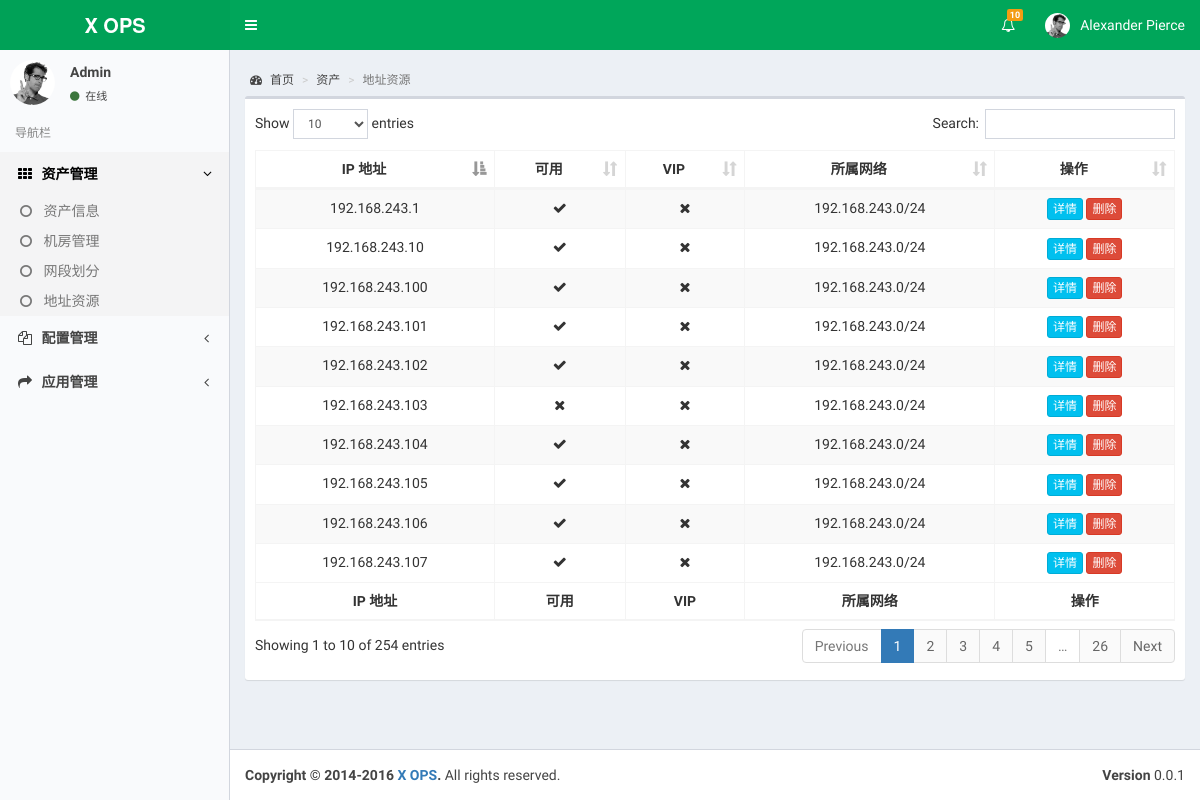
The page /address on the database its author committed.
### cmdb/models.py (models this page shows, shortened)
class IpAddress(models.Model):
    ip_address = models.CharField('IP地址', max_length=20)
    network = models.ForeignKey(Network)
    is_vip = models.BooleanField('是否是vip', default=False)
    class Meta:
        verbose_name = 'IP地址'
        verbose_name_plural = verbose_name
        ordering = ['-ip_address']
    @property
    def is_used(self):
        if self.asset_set.count() == 1:
            return True
        else:
            return False
    def __unicode__(self):
        return self.ip_address
    __str__ = __unicode__

class Network(models.Model):
    usage = models.CharField('用途', max_length=100)
    subnet = models.CharField('子网', max_length=20)
    netmask = models.PositiveSmallIntegerField('网络掩码')
    idc = models.ForeignKey(Idc)
    date = models.DateTimeField('添加时间', auto_now=True)
    class Meta:
        verbose_name = '网络'
        verbose_name_plural = verbose_name
    def __unicode__(self):
        return "%s/%d" % (self.subnet, self.netmask)
    __str__ = __unicode__

### cmdb/views.py (the view)
# urls.py: url(r'^address$', views.IpAddressListView.as_view(), name='address'),
class IpAddressListView(ListView):
    model = models.IpAddress
    context_object_name = 'addresses'
    template_name = 'cmdb/address.html'

### cmdb/templates/cmdb/address.html (shortened to what this page needs)
{% extends 'base.html' %}
{% block custom_css %}
<link rel="stylesheet" href="/static/css/dataTables.bootstrap.min.css">
{% endblock %}
{% block content %}
  <div class="content-wrapper">
    <section class="content-header">
      <ol class="breadcrumb">
        <li><a href="{% url 'cmdb:index' %}"><i class="fa fa-dashboard"></i> 首页</a></li>
        <li><a href="{% url 'cmdb:asset' %}">资产</a></li>
        <li class="active">地址资源</li>
      </ol>
    </section>
    <section class="content">
      <div class="row">
        <div class="col-xs-12">
        <div class="box">
            <div class="box-body">
                <table id="address-table" class="table table-bordered table-striped">
                    <thead>
                    <tr>
                      <th class="text-center">IP 地址</th>
                      <th class="text-center">可用</th>
                      <th class="text-center">VIP</th>
                      <th class="text-center">所属网络</th>
                      <th class="text-center">操作</th>
                    </tr>
                    </thead>
                    <tbody>
                    {% for address in addresses %}
                      <tr class="text-center">
                        <td>{{ address.ip_address }}</td>
                        <td><span class="fa {% if address.is_used %}fa-close{% else %}fa-check{% endif %}"></span></td>
                        <td><span class="fa {% if address.is_vip %}fa-check{% else %}fa-close{% endif %}"></span></td>
                        <td>{{ address.network }}</td>
                        <td>
                            <a href="#" class="btn btn-xs btn-info">详情</a>
                            <a href="#" class="btn btn-xs btn-danger">删除</a>
                        </td>
                      </tr>
                    {% endfor %}
                    </tbody>
                    <tfoot>
                    <tr>
                      <th class="text-center">IP 地址</th>
                      <th class="text-center">可用</th>
                      <th class="text-center">VIP</th>
                      <th class="text-center">所属网络</th>
                      <th class="text-center">操作</th>
                    </tr>
                    </tfoot>
                  </table>
            </div>
          </div>
        </div>
        </div>
    </section>
  </div>
{% endblock %}

### static/css/skin-green-light.css (style rules this page uses)
.skin-green-light .content-header { background: transparent; }

### rows shown on the page
IpAddress: ip_address "192.168.243.107", is_vip False (drawn), network "192.168.243.0/24"
IpAddress: ip_address "192.168.243.106", is_vip False (drawn), network "192.168.243.0/24"
IpAddress: ip_address "192.168.243.105", is_vip False (drawn), network "192.168.243.0/24"
IpAddress: ip_address "192.168.243.104", is_vip False (drawn), network "192.168.243.0/24"
IpAddress: ip_address "192.168.243.103", is_vip False (drawn), network "192.168.243.0/24"
IpAddress: ip_address "192.168.243.102", is_vip False (drawn), network "192.168.243.0/24"
IpAddress: ip_address "192.168.243.101", is_vip False (drawn), network "192.168.243.0/24"
IpAddress: ip_address "192.168.243.100", is_vip False (drawn), network "192.168.243.0/24"
IpAddress: ip_address "192.168.243.10", is_vip False (drawn), network "192.168.243.0/24"
IpAddress: ip_address "192.168.243.1", is_vip False (drawn), network "192.168.243.0/24"
